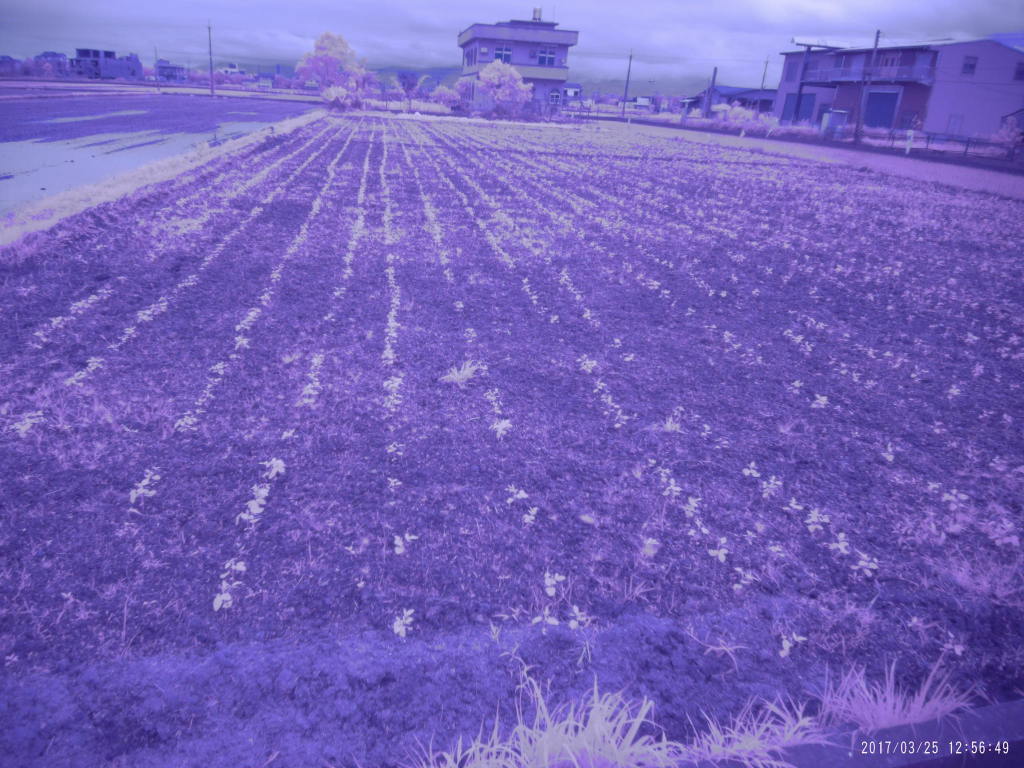
#> input picture images/ndvi1.jpg, 2048 x 1536 px (shown at 1/2 size)
$ python ndvi.py --image images/ndvi1.jpg --ndvi images/ndvi2.jpg
#> lines starting #> are read from the running program, lines starting #| are printed output that depends on the picture; after the words box and inside, x2 and y2 are one past the last pixel; in counts of white or black regions, pixels touching at a corner belong together; long printed decimals are rounded
#> further down, image is the input picture: shape (1536, 2048, 3); mean B, G, R 185.8, 98.1, 115.2
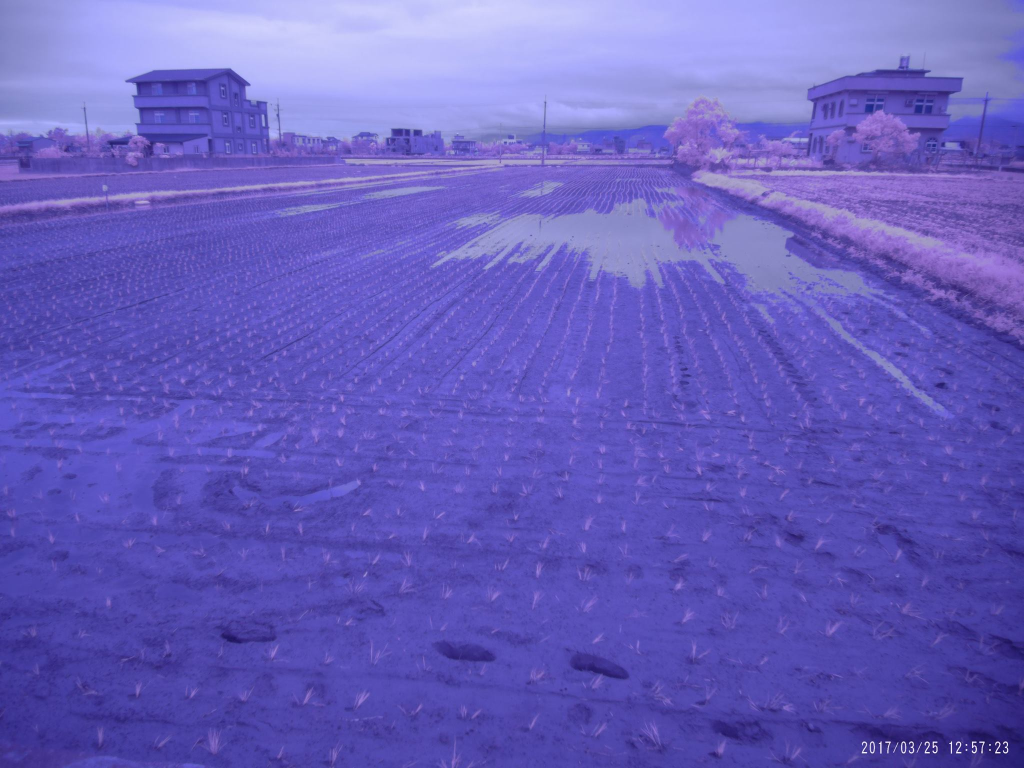
#> input picture images/ndvi2.jpg, 2048 x 1536 px (shown at 1/2 size)
#> further down, nimage is the input picture: shape (1536, 2048, 3); mean B, G, R 189.1, 94, 102.8
#> in getRedArea, `cspace = cv2.cvtColor(image, cv2.COLOR_BGR2LAB)`: cspace: shape (375, 500, 3); mean of channels 0, 1, 2 119.5, 156.2, 83.8
# import the necessary packages
from scipy.spatial import distance as dist
import imutils
import numpy as np
import cv2
import argparse

# use Standard NDVI method, smaller for larger area
thRED1 = 210
thYELLOW1 = 112
thGREEN1 = 0

# use LAB channels, smaller for larger area
thRED2 = 100
thYELLOW2 = 115
thGREEN2 = 140


def createMask(grayImg, th=104):
#> called with th = 100
    masked = cv2.inRange(grayImg, th, 255)
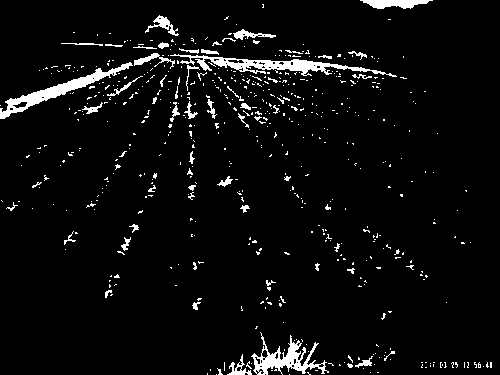
#> masked: shape (375, 500); 4.8% white; 577 white regions (519 under 20 px), largest, box (x1, y1, x2, y2) and area: (170, 54, 397, 77) 1474, (0, 62, 133, 119) 1291, (251, 332, 329, 375) 1098
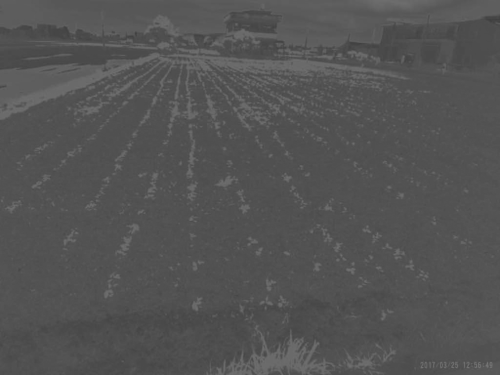
#> grayImg: shape (375, 500); min 63, max 116, mean 83.8
    return masked

def displayCspace(image, ctype="RGB"):
    if(ctype=="HSV"):
        cspace = cv2.cvtColor(image, cv2.COLOR_BGR2HSV)
    elif(ctype=="LAB"):
        cspace = cv2.cvtColor(image, cv2.COLOR_BGR2LAB)
    else:
        cspace = image

    channels = cv2.split(cspace)

    cv2.imshow("#1", channels[0])
    cv2.imshow("#2", channels[1])
    cv2.imshow("#3", channels[2])

def getRedArea(image, thG=75, thY=132, thR=158):
    #thR =255 - thR
    cspace = cv2.cvtColor(image, cv2.COLOR_BGR2LAB)
    #channels = cv2.split(cspace)
    #cv2.imshow("Red Channel", channels[2])
    mask = createMask(cspace[:,:,2], thR)   # NDVI red area
    points = np.count_nonzero(mask)
#> points = 9030
    ratio = points / (image.shape[1] * image.shape[2])
#> ratio = 6.02
    print("Red area: {} pixls, ratio: {}%".format(points, ratio ))
#| Red area: 9030 pixls, ratio: 6.02%

    return mask


def getGreenArea(image, thG=75, thY=132, thR=158):
#> called with thG = 140, thY = 132, thR = 158
    cspace = cv2.cvtColor(image, cv2.COLOR_BGR2HSV)
#> cspace: shape (375, 500, 3); mean H, S, V 125.8, 123.4, 185.8
    mask = createMask(cspace[:,:,1], thG)  #NDVI green area
#> call 2 of createMask, with th = 140
#> in createMask (call 2), `masked = cv2.inRange(grayImg, th, 255)`: masked: shape (375, 500); 23.4% white; 2767 white regions (2598 under 20 px), largest, box (x1, y1, x2, y2) and area: (0, 218, 242, 375) 10245, (297, 273, 500, 375) 7939, (375, 18, 500, 86) 4293
#> in createMask (call 2), `masked = cv2.inRange(grayImg, th, 255)`:
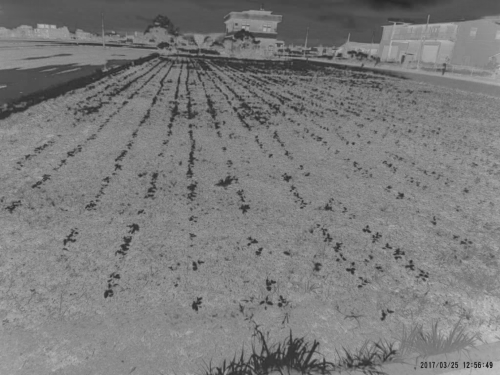
#> grayImg: shape (375, 500); min 30, max 198, mean 123.4
    points = np.count_nonzero(mask)
#> points = 43920
    ratio = points / (image.shape[1] * image.shape[2])
#> ratio = 29.28
    print("Green area: {} pixls, ratio: {}%".format(points, ratio ))
#| Green area: 43920 pixls, ratio: 29.28%

    return mask

def getYellowArea(image, thG=75, thY=132, thR=158 ):
#> called with thG = 75, thY = 115, thR = 100
    thY =255 - thY
    cspace = cv2.cvtColor(image, cv2.COLOR_BGR2HSV)
    mask = createMask(cspace[:,:,1], thY)
    mask = (255-mask)
    points = np.count_nonzero(mask)
#> points = 143580
    ratio = points / (image.shape[1] * image.shape[2])
#> ratio = 95.72
    print("Yellow+Red area: {} pixls, ratio: {}%".format(points, ratio ))
#| Yellow+Red area: 143580 pixls, ratio: 95.72%
#> in ndvi2, `redImage[redArea == 255] = [0, 0, 255]`: redImage: shape (375, 500, 3); mean B, G, R 175.9, 90.5, 119.4

    return mask

def contrast_stretch(im):
    """
    Performs a simple contrast stretch of the given image, from 5-95%.
    """
    in_min = np.percentile(im, 5)
    in_max = np.percentile(im, 95)

    out_min = 0.0
    out_max = 255.0

    out = im - in_min
    out *= ((out_min - out_max) / (in_min - in_max))
    out += in_min

    return out

def ndvi1(image):
    global thRED2, thYELLOW2, thGREEN2

    b, g, r = cv2.split(image)
    divisor = (r.astype(float) + b.astype(float))
    divisor[divisor == 0] = 0.01  # Make sure we don't divide by zero!

    ndvi = (b.astype(float) - r) / divisor
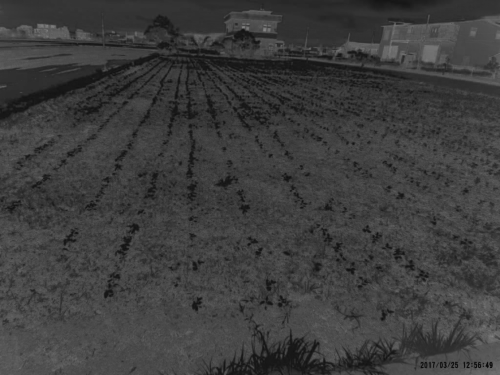
#> ndvi: shape (375, 500) float64; min 0.0327, max 0.516, mean 0.243

    #Paint the NDVI image
    ndvi2 = contrast_stretch(ndvi)
#> in contrast_stretch, `in_min = np.percentile(im, 5)`: in_min = 0.127
#> in contrast_stretch, `in_max = np.percentile(im, 95)`: in_max = 0.328
    ndvi2 = ndvi2.astype(np.uint8)

    redNDVI = cv2.inRange(ndvi2, thRED1, 255)
#> redNDVI: shape (375, 500); 19.3% white in thin lines or dots
    yellowNDVI = cv2.inRange(ndvi2, thYELLOW1, thRED1)
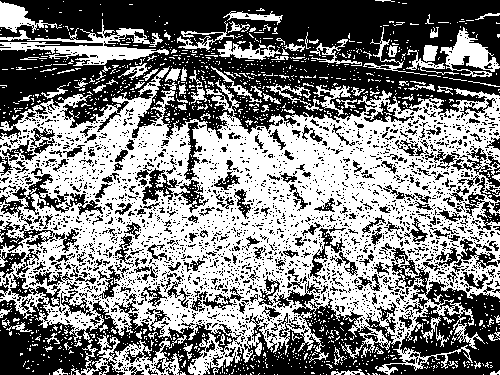
#> yellowNDVI: shape (375, 500); 50.8% white; 2717 black regions (2494 under 20 px), largest, box (x1, y1, x2, y2) and area: (0, 0, 500, 140) 42880, (0, 273, 242, 375) 8648, (203, 281, 415, 375) 6946
    greenNDVI = cv2.inRange(ndvi2, thGREEN1, thYELLOW1)
#> greenNDVI: shape (375, 500); 30.9% white; 2438 white regions (2234 under 20 px), largest, box (x1, y1, x2, y2) and area: (0, 0, 500, 139) 31896, (400, 292, 500, 375) 2995, (303, 342, 406, 375) 1128
    merged = cv2.merge([yellowNDVI, greenNDVI, redNDVI])
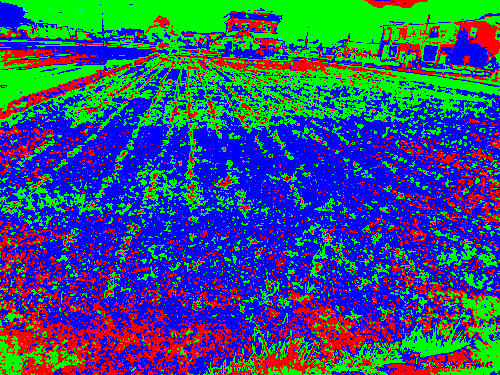
#> merged: shape (375, 500, 3); mean of channels 0, 1, 2 129.5, 78.8, 49.1; drawn as B, G, R

    print('\nMax NDVI: {m}'.format(m=ndvi.max()))
#| Max NDVI: 0.516
    print('Mean NDVI: {m}'.format(m=ndvi.mean()))
#| Mean NDVI: 0.2431
    print('Median NDVI: {m}'.format(m=np.median(ndvi)))
#| Median NDVI: 0.2484
    print('Min NDVI: {m}'.format(m=ndvi.min()))
#| Min NDVI: 0.03268

    return merged

def ndvi2(image):
    global thRED2, thYELLOW2, thGREEN2
    #create mask
    redArea = getRedArea(image=image, thR=thRED2)
    greenArea = getGreenArea(image=image, thG=thGREEN2)
    yellowArea = getYellowArea(image=image, thY=thYELLOW2, thR=thRED2)

    redImage = image.copy()
    redImage[redArea == 255] = [0, 0, 255]
    cv2.imshow("red", redImage)

    yellowImage = image.copy()
    yellowImage[yellowArea == 255] = [5, 255, 252]
    cv2.imshow("yellow", yellowImage)

    greenImage = image.copy()
    greenImage[greenArea == 255] = [0, 255, 0]
    cv2.imshow("green", greenImage)


ap = argparse.ArgumentParser()
ap.add_argument("-i", "--image", required=True, help="NDVI image")
ap.add_argument("-n", "--ndvi", required=True, help="Correct ndvi image.")
args = vars(ap.parse_args())

image = cv2.imread(args["image"])
nimage = cv2.imread(args["ndvi"])
image = imutils.resize(image, width = 500)
nimage = imutils.resize(nimage, width = 500)
zeros = np.zeros(image.shape[:2], dtype = "uint8")

ndvi2(image)

#display original image
cv2.imshow("Original", image)

#caculate NDVI  value
ndviIMG1 = ndvi1(image)

#display standard NDVI
cv2.imshow("NDVI-Original", nimage)

cv2.waitKey(0)
